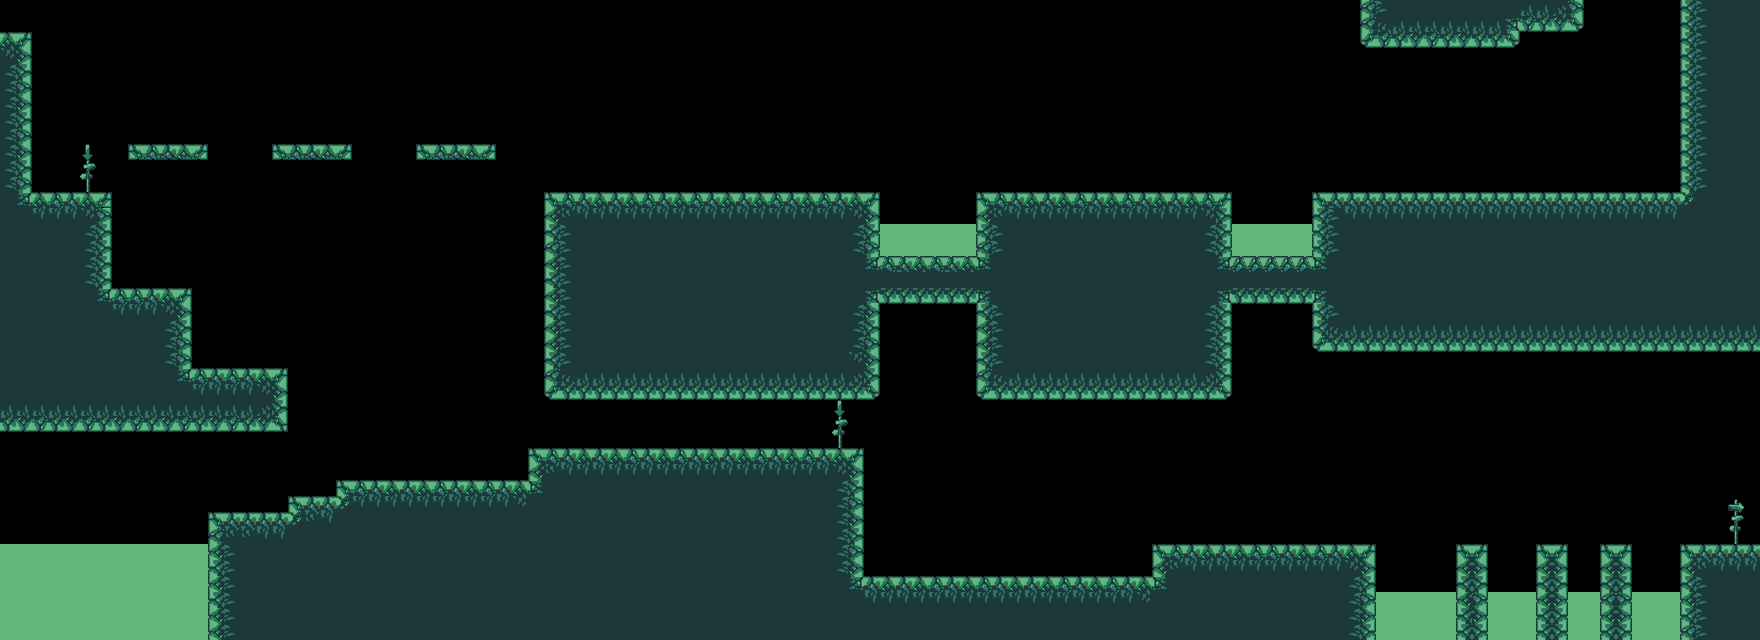

The image is a tile-based game level rendered from a .tmx file. Its description and source (layers, tilesets, objects; grid data summarised) follow:
An orthogonal 110x40 tile map with 16x16 px tiles, 2 tile layers (Camada de Tiles 2, Camada de Tiles 1) and 108 objects.

<map version="1.0" orientation="orthogonal" width="110" height="40" tilewidth="16" tileheight="16">
 <tileset firstgid="1" name="tileset" tilewidth="16" tileheight="16">
  <image source="tileset.png" width="512" height="512" />
 </tileset>
 <layer name="Camada de Tiles 2" width="110" height="40">
  <data>[4400 cells, 53 non-empty, 1 distinct tile ids]</data>
 </layer>
 <layer name="Camada de Tiles 1" width="110" height="40">
  <data>[4400 cells, 1910 non-empty, 44 distinct tile ids]</data>
 </layer>
 <objectgroup name="Colisoes" width="110" height="40">
  <object x="1680" y="-480" width="16" height="672" />
  <object x="1568" y="-288" width="16" height="320" />
  <object x="1312" y="192" width="384" height="16" />
  <object x="1232" y="256" width="80" height="16" />
  <object x="976" y="192" width="256" height="80" />
  <object x="976" y="272" width="16" height="128" />
  <object x="976" y="384" width="256" height="16" />
  <object x="880" y="256" width="96" height="48" />
  <object x="544" y="192" width="336" height="64" />
  <object x="864" y="256" width="16" height="144" />
  <object x="544" y="256" width="16" height="144" />
  <object x="544" y="384" width="320" height="16" />
  <object x="416" y="144" width="80" height="16" />
  <object x="272" y="144" width="80" height="16" />
  <object x="128" y="144" width="80" height="16" />
  <object x="32" y="192" width="80" height="16" />
  <object x="112" y="288" width="80" height="16" />
  <object x="192" y="368" width="96" height="16" />
  <object x="336" y="480" width="192" height="32" />
  <object x="528" y="448" width="336" height="32" />
  <object x="848" y="480" width="16" height="96" />
  <object x="288" y="496" width="64" height="16" />
  <object x="208" y="512" width="80" height="16" />
  <object x="208" y="528" width="16" height="128" />
  <object x="864" y="576" width="288" height="16" />
  <object x="1152" y="544" width="224" height="32" />
  <object x="1456" y="544" width="32" height="144" />
  <object x="1536" y="544" width="32" height="144" />
  <object x="1600" y="544" width="32" height="128" />
  <object x="1680" y="544" width="144" height="96" />
  <object x="1360" y="576" width="16" height="96" />
  <object x="96" y="208" width="16" height="96" />
  <object x="0" y="32" width="32" height="160" />
  <object x="1312" y="208" width="16" height="64" />
  <object x="176" y="304" width="16" height="80" />
  <object x="0" y="416" width="288" height="16" />
  <object x="272" y="384" width="16" height="32" />
 </objectgroup>
 <objectgroup name="Jogador" width="110" height="40">
  <object gid="7" x="1632" y="0" />
 </objectgroup>
 <objectgroup name="Esqueletos" width="110" height="40">
  <object gid="39" x="720" y="448" />
  <object gid="39" x="640" y="448" />
  <object gid="39" x="560" y="448" />
  <object gid="39" x="384" y="480" />
  <object gid="39" x="720" y="192" />
  <object gid="39" x="1008" y="576" />
  <object gid="39" x="1712" y="544" />
 </objectgroup>
 <objectgroup name="Esqueletos_Subindo" width="110" height="40" />
 <objectgroup name="Voadores" width="110" height="40">
  <object gid="41" x="960" y="160" />
  <object gid="41" x="224" y="96" />
  <object gid="41" x="1536" y="528" />
  <object gid="41" x="1328" y="496" />
  <object gid="41" x="432" y="288" />
 </objectgroup>
 <objectgroup name="Espinhos" width="110" height="40">
  <object gid="8" x="320" y="496" />
  <object gid="8" x="304" y="496" />
  <object gid="8" x="272" y="512" />
  <object gid="8" x="256" y="512" />
  <object gid="8" x="240" y="512" />
  <object gid="8" x="224" y="512" />
  <object gid="8" x="1056" y="576" />
  <object gid="8" x="864" y="576" />
 </objectgroup>
 <objectgroup name="Arqueiros" width="110" height="40">
  <object gid="40" x="800" y="448" />
  <object gid="40" x="1312" y="544" />
  <object gid="40" x="464" y="480" />
 </objectgroup>
 <objectgroup name="Vasos" width="110" height="40">
  <object gid="9" x="1104" y="192" />
  <object gid="9" x="624" y="192" />
  <object gid="9" x="608" y="192" />
  <object gid="9" x="1168" y="544" />
  <object gid="9" x="1184" y="544" />
  <object gid="9" x="512" y="480" />
 </objectgroup>
 <objectgroup name="Morte" width="110" height="40">
  <object x="1376" y="608" width="336" height="16" />
  <object x="-128" y="560" width="336" height="16" />
  <object x="848" y="240" width="464" height="16" />
 </objectgroup>
 <objectgroup name="Proximo" width="110" height="40">
  <object x="1728" y="416" width="16" height="128" />
 </objectgroup>
 <objectgroup name="Agua" width="110" height="40">
  <object gid="71" x="0" y="544" />
  <object gid="71" x="16" y="544" />
  <object gid="71" x="32" y="544" />
  <object gid="71" x="48" y="544" />
  <object gid="71" x="64" y="544" />
  <object gid="71" x="80" y="544" />
  <object gid="71" x="96" y="544" />
  <object gid="71" x="112" y="544" />
  <object gid="71" x="128" y="544" />
  <object gid="71" x="144" y="544" />
  <object gid="71" x="160" y="544" />
  <object gid="71" x="176" y="544" />
  <object gid="71" x="192" y="544" />
  <object gid="71" x="1376" y="592" />
  <object gid="71" x="1392" y="592" />
  <object gid="71" x="1408" y="592" />
  <object gid="71" x="1424" y="592" />
  <object gid="71" x="1440" y="592" />
  <object gid="71" x="1488" y="592" />
  <object gid="71" x="1504" y="592" />
  <object gid="71" x="1520" y="592" />
  <object gid="71" x="1568" y="592" />
  <object gid="71" x="1584" y="592" />
  <object gid="71" x="1632" y="592" />
  <object gid="71" x="1648" y="592" />
  <object gid="71" x="1664" y="592" />
  <object gid="71" x="944" y="224" />
  <object gid="71" x="896" y="224" />
  <object gid="71" x="928" y="224" />
  <object gid="71" x="912" y="224" />
  <object gid="71" x="880" y="224" />
  <object gid="71" x="960" y="224" />
  <object gid="71" x="1232" y="224" />
  <object gid="71" x="1248" y="224" />
  <object gid="71" x="1280" y="224" />
  <object gid="71" x="1296" y="224" />
  <object gid="71" x="1264" y="224" />
 </objectgroup>
</map>
